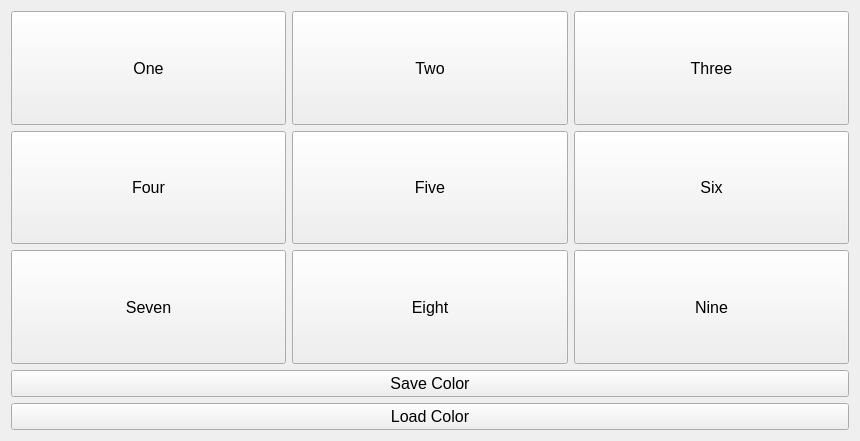
<?xml version="1.0" encoding="UTF-8"?>
<ui version="4.0">
 <class>Widget</class>
 <widget class="QWidget" name="Widget">
  <property name="geometry">
   <rect>
    <x>0</x>
    <y>0</y>
    <width>860</width>
    <height>441</height>
   </rect>
  </property>
  <property name="windowTitle">
   <string>Widget</string>
  </property>
  <layout class="QVBoxLayout" name="verticalLayout">
   <item>
    <layout class="QGridLayout" name="gridLayout">
     <property name="sizeConstraint">
      <enum>QLayout::SetMinimumSize</enum>
     </property>
     <item row="0" column="0">
      <widget class="QPushButton" name="Button_1">
       <property name="sizePolicy">
        <sizepolicy hsizetype="Minimum" vsizetype="Expanding">
         <horstretch>0</horstretch>
         <verstretch>0</verstretch>
        </sizepolicy>
       </property>
       <property name="font">
        <font>
         <pointsize>12</pointsize>
        </font>
       </property>
       <property name="text">
        <string>One</string>
       </property>
      </widget>
     </item>
     <item row="0" column="1">
      <widget class="QPushButton" name="Button_2">
       <property name="sizePolicy">
        <sizepolicy hsizetype="Minimum" vsizetype="Expanding">
         <horstretch>0</horstretch>
         <verstretch>0</verstretch>
        </sizepolicy>
       </property>
       <property name="font">
        <font>
         <pointsize>12</pointsize>
        </font>
       </property>
       <property name="text">
        <string>Two</string>
       </property>
      </widget>
     </item>
     <item row="0" column="2">
      <widget class="QPushButton" name="Button_3">
       <property name="sizePolicy">
        <sizepolicy hsizetype="Minimum" vsizetype="Expanding">
         <horstretch>0</horstretch>
         <verstretch>0</verstretch>
        </sizepolicy>
       </property>
       <property name="font">
        <font>
         <pointsize>12</pointsize>
        </font>
       </property>
       <property name="text">
        <string>Three</string>
       </property>
      </widget>
     </item>
     <item row="1" column="0">
      <widget class="QPushButton" name="Button_4">
       <property name="sizePolicy">
        <sizepolicy hsizetype="Minimum" vsizetype="Expanding">
         <horstretch>0</horstretch>
         <verstretch>0</verstretch>
        </sizepolicy>
       </property>
       <property name="font">
        <font>
         <pointsize>12</pointsize>
        </font>
       </property>
       <property name="text">
        <string>Four</string>
       </property>
      </widget>
     </item>
     <item row="1" column="1">
      <widget class="QPushButton" name="Button_5">
       <property name="sizePolicy">
        <sizepolicy hsizetype="Minimum" vsizetype="Expanding">
         <horstretch>0</horstretch>
         <verstretch>0</verstretch>
        </sizepolicy>
       </property>
       <property name="font">
        <font>
         <pointsize>12</pointsize>
        </font>
       </property>
       <property name="text">
        <string>Five</string>
       </property>
      </widget>
     </item>
     <item row="1" column="2">
      <widget class="QPushButton" name="Button_6">
       <property name="sizePolicy">
        <sizepolicy hsizetype="Minimum" vsizetype="Expanding">
         <horstretch>0</horstretch>
         <verstretch>0</verstretch>
        </sizepolicy>
       </property>
       <property name="font">
        <font>
         <pointsize>12</pointsize>
        </font>
       </property>
       <property name="text">
        <string>Six</string>
       </property>
      </widget>
     </item>
     <item row="2" column="0">
      <widget class="QPushButton" name="Button_7">
       <property name="sizePolicy">
        <sizepolicy hsizetype="Minimum" vsizetype="Expanding">
         <horstretch>0</horstretch>
         <verstretch>0</verstretch>
        </sizepolicy>
       </property>
       <property name="font">
        <font>
         <pointsize>12</pointsize>
        </font>
       </property>
       <property name="text">
        <string>Seven</string>
       </property>
      </widget>
     </item>
     <item row="2" column="1">
      <widget class="QPushButton" name="Button_8">
       <property name="sizePolicy">
        <sizepolicy hsizetype="Minimum" vsizetype="Expanding">
         <horstretch>0</horstretch>
         <verstretch>0</verstretch>
        </sizepolicy>
       </property>
       <property name="font">
        <font>
         <pointsize>12</pointsize>
        </font>
       </property>
       <property name="text">
        <string>Eight</string>
       </property>
      </widget>
     </item>
     <item row="2" column="2">
      <widget class="QPushButton" name="Button_9">
       <property name="sizePolicy">
        <sizepolicy hsizetype="Minimum" vsizetype="Expanding">
         <horstretch>0</horstretch>
         <verstretch>0</verstretch>
        </sizepolicy>
       </property>
       <property name="font">
        <font>
         <pointsize>12</pointsize>
        </font>
       </property>
       <property name="text">
        <string>Nine</string>
       </property>
      </widget>
     </item>
    </layout>
   </item>
   <item>
    <widget class="QPushButton" name="SaveColor">
     <property name="font">
      <font>
       <pointsize>12</pointsize>
      </font>
     </property>
     <property name="text">
      <string>Save Color</string>
     </property>
    </widget>
   </item>
   <item>
    <widget class="QPushButton" name="LoadColor">
     <property name="font">
      <font>
       <pointsize>12</pointsize>
      </font>
     </property>
     <property name="text">
      <string>Load Color</string>
     </property>
    </widget>
   </item>
  </layout>
 </widget>
 <resources/>
 <connections/>
</ui>
